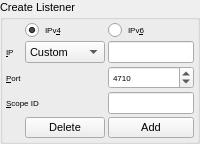
           <widget class="QGroupBox" name="listenersBox">
            <property name="font">
             <font>
              <pointsize>8</pointsize>
             </font>
            </property>
            <property name="title">
             <string>Create Listener</string>
            </property>
            <layout class="QVBoxLayout" name="verticalLayout_6">
             <property name="spacing">
              <number>3</number>
             </property>
             <property name="margin">
              <number>3</number>
             </property>
             <item>
              <layout class="QGridLayout" name="gridLayout_2">
               <property name="spacing">
                <number>3</number>
               </property>
               <item row="4" column="2">
                <widget class="QLineEdit" name="listenerScopeId">
                 <property name="sizePolicy">
                  <sizepolicy hsizetype="Expanding" vsizetype="Fixed">
                   <horstretch>0</horstretch>
                   <verstretch>0</verstretch>
                  </sizepolicy>
                 </property>
                 <property name="font">
                  <font>
                   <pointsize>6</pointsize>
                  </font>
                 </property>
                </widget>
               </item>
               <item row="5" column="2">
                <widget class="QPushButton" name="addListener">
                 <property name="font">
                  <font>
                   <pointsize>8</pointsize>
                  </font>
                 </property>
                 <property name="text">
                  <string>Add</string>
                 </property>
                 <property name="icon">
                  <iconset resource="../Icons/icons.qrc">
                   <normaloff>:/add-listener.png</normaloff>:/add-listener.png</iconset>
                 </property>
                </widget>
               </item>
               <item row="4" column="0" colspan="2">
                <widget class="QLabel" name="listenerScopeIdLabel">
                 <property name="font">
                  <font>
                   <pointsize>6</pointsize>
                  </font>
                 </property>
                 <property name="text">
                  <string>&amp;Scope ID</string>
                 </property>
                 <property name="buddy">
                  <cstring>listenerScopeId</cstring>
                 </property>
                </widget>
               </item>
               <item row="1" column="2">
                <widget class="QLineEdit" name="listenerIP">
                 <property name="sizePolicy">
                  <sizepolicy hsizetype="Expanding" vsizetype="Fixed">
                   <horstretch>0</horstretch>
                   <verstretch>0</verstretch>
                  </sizepolicy>
                 </property>
                 <property name="font">
                  <font>
                   <pointsize>6</pointsize>
                  </font>
                 </property>
                </widget>
               </item>
               <item row="2" column="2">
                <widget class="QSpinBox" name="listenerPort">
                 <property name="font">
                  <font>
                   <pointsize>6</pointsize>
                  </font>
                 </property>
                 <property name="minimum">
                  <number>1</number>
                 </property>
                 <property name="maximum">
                  <number>65535</number>
                 </property>
                 <property name="value">
                  <number>4710</number>
                 </property>
                </widget>
               </item>
               <item row="1" column="0">
                <widget class="QLabel" name="label_11">
                 <property name="font">
                  <font>
                   <pointsize>6</pointsize>
                  </font>
                 </property>
                 <property name="layoutDirection">
                  <enum>Qt::RightToLeft</enum>
                 </property>
                 <property name="text">
                  <string>&amp;IP</string>
                 </property>
                 <property name="buddy">
                  <cstring>listenerIP</cstring>
                 </property>
                </widget>
               </item>
               <item row="0" column="1">
                <widget class="QRadioButton" name="ipv4Listener">
                 <property name="font">
                  <font>
                   <pointsize>6</pointsize>
                  </font>
                 </property>
                 <property name="layoutDirection">
                  <enum>Qt::LeftToRight</enum>
                 </property>
                 <property name="text">
                  <string>IPv&amp;4</string>
                 </property>
                 <property name="checked">
                  <bool>true</bool>
                 </property>
                </widget>
               </item>
               <item row="0" column="2">
                <widget class="QRadioButton" name="ipv6Listener">
                 <property name="font">
                  <font>
                   <pointsize>6</pointsize>
                  </font>
                 </property>
                 <property name="layoutDirection">
                  <enum>Qt::LeftToRight</enum>
                 </property>
                 <property name="text">
                  <string>IPv&amp;6</string>
                 </property>
                </widget>
               </item>
               <item row="1" column="1">
                <widget class="QComboBox" name="listenerIPCombo">
                 <property name="font">
                  <font>
                   <pointsize>8</pointsize>
                  </font>
                 </property>
                 <property name="sizeAdjustPolicy">
                  <enum>QComboBox::AdjustToContents</enum>
                 </property>
                 <item>
                  <property name="text">
                   <string>Custom</string>
                  </property>
                 </item>
                </widget>
               </item>
               <item row="2" column="0">
                <widget class="QLabel" name="label_12">
                 <property name="sizePolicy">
                  <sizepolicy hsizetype="Minimum" vsizetype="Preferred">
                   <horstretch>0</horstretch>
                   <verstretch>0</verstretch>
                  </sizepolicy>
                 </property>
                 <property name="font">
                  <font>
                   <pointsize>6</pointsize>
                  </font>
                 </property>
                 <property name="layoutDirection">
                  <enum>Qt::RightToLeft</enum>
                 </property>
                 <property name="text">
                  <string>&amp;Port</string>
                 </property>
                 <property name="buddy">
                  <cstring>listenerPort</cstring>
                 </property>
                </widget>
               </item>
               <item row="5" column="1">
                <widget class="QPushButton" name="deleteAllListeners">
                 <property name="font">
                  <font>
                   <pointsize>8</pointsize>
                  </font>
                 </property>
                 <property name="text">
                  <string>Delete</string>
                 </property>
                </widget>
               </item>
              </layout>
             </item>
            </layout>
           </widget>
